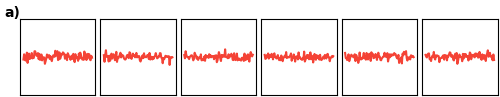
#> input picture examples/example_3a.png, 500 x 97 px; its folder holds 4 pictures in this run
$ python example_3_merge.py
#> lines starting #> are read from the running program, lines starting #| are printed output that depends on the picture
from PIL import Image

def h(im1, im2):
	dst = Image.new('RGBA', (im1.width + im2.width, im1.height))
	dst.paste(im1, (0, 0))
	dst.paste(im2, (im1.width, 0))
	return dst

def v(im1, im2):
	dst = Image.new('RGBA', (im1.width, im1.height + im2.height))
	dst.paste(im1, (0, 0))
	dst.paste(im2, (0, im1.height))
	return dst

def o(key):
#> called with key = 'a'
	fname = f'examples/example_3{key}.png'
	return Image.open(fname)
#> returned value is the input picture: PIL image 500x97 RGBA; mean R, G, B, A 243.4, 233.6, 232.9, 255

a = o('a')
b = o('b')
#> call 2 of o, with key = 'b'
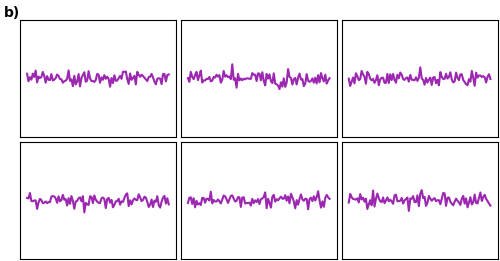
#> input picture examples/example_3b.png, 500 x 261 px
#> in o, returned value is the input picture: PIL image 500x261 RGBA; mean R, G, B, A 243.8, 239.2, 244.6, 255
c = o('c')
#> call 3 of o, with key = 'c'
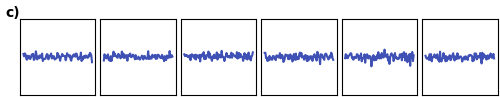
#> input picture examples/example_3c.png, 500 x 97 px
#> in o, returned value is the input picture: PIL image 500x97 RGBA; mean R, G, B, A 233.7, 234.7, 240.1, 255
d = o('d')
#> call 4 of o, with key = 'd'
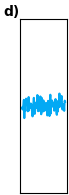
#> input picture examples/example_3d.png, 69 x 195 px
#> in o, returned value is the input picture: PIL image 69x195 RGBA; mean R, G, B, A 231.7, 239.9, 243.6, 255
#> (the run stopped early here; a loop or call above may not have finished)
